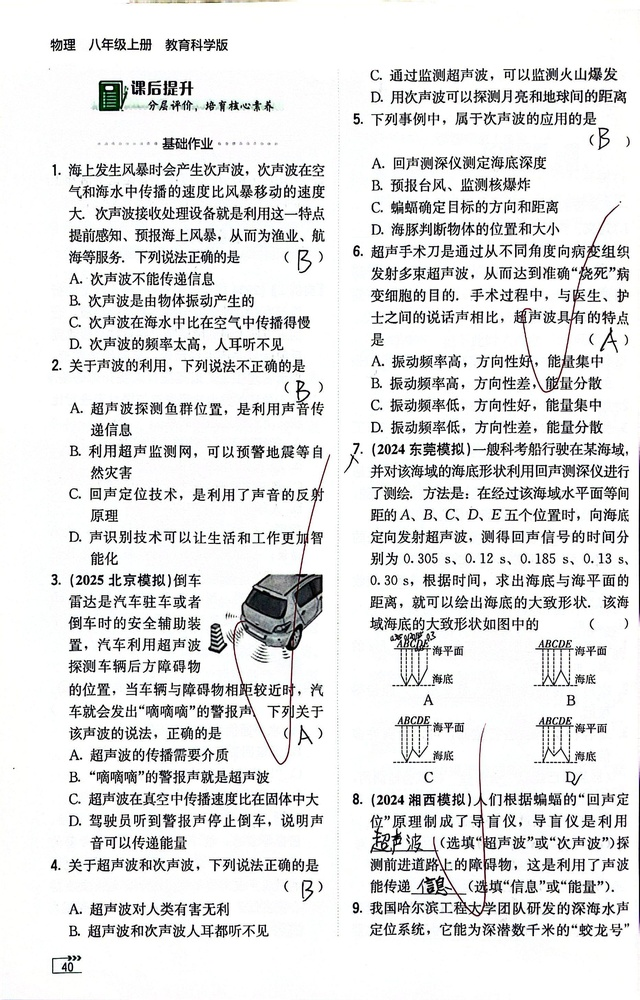
#> input picture samples/page_040.jpg, 640 x 1000 px, shrunk from 1864 x 2912 before the run
$ python red_mask.py ../samples/page_040.jpg
#> lines starting #> are read from the running program, lines starting #| are printed output that depends on the picture; after the words box and inside, x2 and y2 are one past the last pixel; in counts of white or black regions, pixels touching at a corner belong together
"""
RubriClean v3.1 — 红笔痕迹检测
HSV + RGB + 局部红度 + 笔画膨胀 (diff=15) + Light-gated 晕影吸收 + 白色填充
适用场景: 扫描质量差、红笔偏黑偏暗
"""

import cv2
import numpy as np
import json
import os


# [47 lines left out: function load_config, not called in this run]


# ============================================================
# 可调参数（集中管理，方便调优）
# ============================================================
CONFIG = {
    # --- HSV 红色检测 ---
    # 红色在 Hue 环两端，OpenCV H 范围 0-180
    "hsv_red1_lower": (0, 50, 50),
    "hsv_red1_upper": (10, 255, 255),
    "hsv_red2_lower": (170, 50, 50),
    "hsv_red2_upper": (180, 255, 255),

    # --- RGB 差值检测（偏黑红笔）---
    "rgb_diff_threshold": 15,  # v3.1: 8→15, 与Senior对齐, 减少印刷字误检
    "rgb_r_min": 50,           # R 通道最小值，排除纯黑像素

    # --- 局部相对红度检测 ---
    "local_r_advantage": 5,    # R 相对于 G/B 的最小优势值
    "local_r_min": 30,         # 局部检测的最低 R 下限
    "local_proximity": 5,      # 必须靠近已知红色像素的半径

    # --- 笔画膨胀 ---
    "stroke_dilate_iter": 3,
    "stroke_dilate_kernel": 5,
    # 自适应双通道膨胀 (改进C)
    "use_dual_dilate": False,       # 启用双通道膨胀
    "dual_dilate_fine_kernel": 3,   # 细笔画核
    "dual_dilate_fine_iter": 1,     # 细笔画迭代
    "dual_dilate_coarse_kernel": 7, # 粗笔画核
    "dual_dilate_coarse_iter": 2,   # 粗笔画迭代

    # --- 间隙填充 ---
    "gap_close_kernel": 7,     # 最终闭运算核大小

    # --- CLAHE 预处理 (改进A) ---
    "use_clahe": False,
    "clahe_clip": 2.0,
    "clahe_tile": [8, 8],

    # --- 连通域去噪 (改进B) ---
    "use_component_filter": False,  # 是否启用连通域过滤
    "component_min_area": 10,       # 最小连通域面积（小于此值视为噪声）

    # --- 安全阈值 ---
    "safety_gray_tolerance": 5,  # R/G/B 差异小于此值视为纯灰度，绝不删除

    # --- 形态学 ---
    "morph_close_kernel": 5,   # 闭运算核大小
    "morph_open_kernel": 3,    # 开运算核大小

    # --- Inpainting ---
    "inpaint_radius": 5,       # 修复半径
    "inpaint_method": cv2.INPAINT_TELEA,  # Telea 算法

    # --- Light-gated 晕影吸收 ---
    "fringe_dilate_px": 13,       # 膨胀半径 (px)
    "fringe_light_thresh": 200,   # min(R,G,B) > 此值才吸收，保护黑笔笔画
}


def preprocess_clahe(image, config=None):
    """
    CLAHE 自适应对比度增强 — 改进 A。
    在 LAB 色彩空间对亮度通道做局部直方图均衡化，
    让不同扫描亮度的页面统一到相似水平。
    """
    cfg = config or CONFIG
    if not cfg.get("use_clahe", False):
        return image
    lab = cv2.cvtColor(image, cv2.COLOR_BGR2LAB)
    l, a, b = cv2.split(lab)
    clahe = cv2.createCLAHE(
        clipLimit=cfg.get("clahe_clip", 2.0),
        tileGridSize=tuple(cfg.get("clahe_tile", [8, 8])))
    l = clahe.apply(l)
    lab = cv2.merge([l, a, b])
    return cv2.cvtColor(lab, cv2.COLOR_LAB2BGR)


def detect_red_hsv(image, config=None):
    """
    基于 HSV 色彩空间检测标准红色笔迹。
    """
    cfg = config or CONFIG
    hsv = cv2.cvtColor(image, cv2.COLOR_BGR2HSV)

    lower1 = np.array(cfg["hsv_red1_lower"])
    upper1 = np.array(cfg["hsv_red1_upper"])
    lower2 = np.array(cfg["hsv_red2_lower"])
    upper2 = np.array(cfg["hsv_red2_upper"])

    mask1 = cv2.inRange(hsv, lower1, upper1)
    mask2 = cv2.inRange(hsv, lower2, upper2)

    return cv2.bitwise_or(mask1, mask2)


def detect_red_rgb_diff(image, config=None):
    """
    基于 RGB 通道差值检测偏黑/偏暗的红色笔迹。

    原理：红色墨水在 R 通道很强，G/B 通道很弱。
    即使扫描变暗，R 通道仍明显高于 G/B。
    """
    cfg = config or CONFIG

    r = image[:, :, 2].astype(np.int16)
    g = image[:, :, 1].astype(np.int16)
    b = image[:, :, 0].astype(np.int16)

    diff = r - np.maximum(g, b)
    mask = (diff > cfg["rgb_diff_threshold"]) & (r > cfg["rgb_r_min"])

    return mask.astype(np.uint8) * 255


# [8 lines left out: function _is_grayscale_pixel, not called in this run]


def detect_red_local_contrast(image, seed_mask, config=None):
    """
    局部相对红度检测：找出种子掩码附近、R 通道相对占优的暗像素。

    原理：偏黑红笔的 RGB 绝对值都低（暗），但在局部比较时，
    R 通道仍略微高于 G 和 B。而真正的印刷黑字 R≈G≈B。

    安全机制：
    1. 仅在与 seed_mask 接近的区域内搜索
    2. 绝对排除 R≈G≈B 的纯灰度像素
    3. R 必须同时大于 G 且大于 B
    """
    cfg = config or CONFIG

    r = image[:, :, 2].astype(np.int16)
    g = image[:, :, 1].astype(np.int16)
    b = image[:, :, 0].astype(np.int16)

    # 条件 1: R 同时大于 G 和 B（相对优势）
    r_dominant = (r > g + cfg["local_r_advantage"]) & (r > b + cfg["local_r_advantage"])

    # 条件 2: R 不能太低（排除噪声）
    r_enough = r > cfg["local_r_min"]

    # 条件 3: 排除纯灰度像素
    gray_tol = cfg["safety_gray_tolerance"]
    not_gray = ~((abs(r - g) <= gray_tol) &
                 (abs(g - b) <= gray_tol) &
                 (abs(r - b) <= gray_tol))

    candidate = (r_dominant & r_enough & not_gray).astype(np.uint8) * 255

    # 条件 4: 必须靠近已知红色像素（空间邻近性）
    proximity = cfg["local_proximity"]
    kernel = cv2.getStructuringElement(
        cv2.MORPH_ELLIPSE, (proximity * 2 + 1, proximity * 2 + 1))
    seed_dilated = cv2.dilate(seed_mask, kernel, iterations=1)

    return cv2.bitwise_and(candidate, seed_dilated)


def expand_along_strokes(mask, image, config=None):
    """
    沿笔画方向膨胀掩码（改进C：双通道模式）。
    默认：单通道固定核膨胀。
    双通道模式：细笔画用小核保守膨胀 + 粗笔画用大核激进膨胀 → 取并集。

    安全机制：只扩展到"偏暗"的像素（笔画区域），不扩展到亮背景。
    """
    cfg = config or CONFIG
    gray = cv2.cvtColor(image, cv2.COLOR_BGR2GRAY)
    dark_pixels = (gray < 180).astype(np.uint8) * 255

    # 排除纯灰度像素（黑字保护）
    r = image[:, :, 2].astype(np.int16)
    g = image[:, :, 1].astype(np.int16)
    b = image[:, :, 0].astype(np.int16)
    gray_tol = cfg["safety_gray_tolerance"]
    is_gray = ((abs(r - g) <= gray_tol) &
               (abs(g - b) <= gray_tol) &
               (abs(r - b) <= gray_tol))
    not_gray = (~is_gray).astype(np.uint8) * 255

    if cfg.get("use_dual_dilate", False):
        # 细笔画通道：小核保守
        k_fine = cfg["dual_dilate_fine_kernel"]
        kernel_fine = cv2.getStructuringElement(cv2.MORPH_ELLIPSE, (k_fine, k_fine))
        fine = cv2.dilate(mask, kernel_fine, iterations=cfg["dual_dilate_fine_iter"])

        # 粗笔画通道：大核激进
        k_coarse = cfg["dual_dilate_coarse_kernel"]
        kernel_coarse = cv2.getStructuringElement(cv2.MORPH_ELLIPSE, (k_coarse, k_coarse))
        coarse = cv2.dilate(mask, kernel_coarse, iterations=cfg["dual_dilate_coarse_iter"])

        # 合并两通道
        expanded = cv2.bitwise_or(fine, coarse)
    else:
        k_size = cfg["stroke_dilate_kernel"]
        kernel = cv2.getStructuringElement(cv2.MORPH_ELLIPSE, (k_size, k_size))
        expanded = cv2.dilate(mask, kernel, iterations=cfg["stroke_dilate_iter"])

    # 安全约束
    expanded = cv2.bitwise_and(expanded, dark_pixels)
    expanded = cv2.bitwise_and(expanded, not_gray)

    new_only = cv2.bitwise_and(expanded, cv2.bitwise_not(mask))
    return cv2.bitwise_or(mask, new_only), new_only


def remove_black_border(image, border_width=20, darkness_threshold=40):
    """
    检测并排除扫描件四周的黑边区域。
    """
    h, w = image.shape[:2]
    gray = cv2.cvtColor(image, cv2.COLOR_BGR2GRAY)
    border_mask = np.zeros((h, w), dtype=np.uint8)

    border_mask[:border_width, :] = 255
    border_mask[h - border_width:, :] = 255
    border_mask[:, :border_width] = 255
    border_mask[:, w - border_width:] = 255

    border_mask = cv2.bitwise_and(border_mask, cv2.threshold(
        gray, darkness_threshold, 255, cv2.THRESH_BINARY_INV)[1])

    return border_mask


def merge_masks(mask_hsv, mask_rgb, mask_local=None, border_mask=None, config=None):
    """
    融合 HSV、RGB 差值和局部红度掩码，排除黑边。
    """
    cfg = config or CONFIG

    merged = cv2.bitwise_or(mask_hsv, mask_rgb)
    if mask_local is not None:
        merged = cv2.bitwise_or(merged, mask_local)

    if border_mask is not None:
        merged = cv2.bitwise_and(merged, cv2.bitwise_not(border_mask))

    # 闭运算：连接断裂笔画
    kernel_close = cv2.getStructuringElement(
        cv2.MORPH_ELLIPSE, (cfg["morph_close_kernel"], cfg["morph_close_kernel"]))
    merged = cv2.morphologyEx(merged, cv2.MORPH_CLOSE, kernel_close)

    # 开运算：去除孤立噪声
    kernel_open = cv2.getStructuringElement(
        cv2.MORPH_ELLIPSE, (cfg["morph_open_kernel"], cfg["morph_open_kernel"]))
    merged = cv2.morphologyEx(merged, cv2.MORPH_OPEN, kernel_open)

    # 间隙填充：大核闭运算
    gap_kernel = cv2.getStructuringElement(
        cv2.MORPH_ELLIPSE, (cfg["gap_close_kernel"], cfg["gap_close_kernel"]))
    merged = cv2.morphologyEx(merged, cv2.MORPH_CLOSE, gap_kernel)

    # 连通域去噪（改进B）：去除微小孤立碎片
    if cfg.get("use_component_filter", False):
        min_area = cfg.get("component_min_area", 10)
        num_labels, labels, stats, _ = cv2.connectedComponentsWithStats(
            merged, connectivity=8)
        clean = np.zeros_like(merged)
        for i in range(1, num_labels):
            if stats[i, cv2.CC_STAT_AREA] >= min_area:
                clean[labels == i] = 255
        merged = clean

    return merged


# [27 lines left out: function cleanup_residuals, not called in this run]


def detect_red_pen(image, config=None):
    """
    一站式红笔检测：
        HSV + RGB 差值 + 局部相对红度 → 融合 → 笔画膨胀 → 形态学优化
    """
    cfg = config or CONFIG

    # Step 0: CLAHE 预处理（改进A）
    image = preprocess_clahe(image, cfg)

    # Step 1: HSV + RGB 差值检测
    mask_hsv = detect_red_hsv(image, cfg)
    mask_rgb = detect_red_rgb_diff(image, cfg)

    # Step 2: 局部相对红度检测
    seed_mask = cv2.bitwise_or(mask_hsv, mask_rgb)
    mask_local = detect_red_local_contrast(image, seed_mask, cfg)

    # Step 3: 三掩码融合 + 形态学
    border_mask = remove_black_border(image)
    merged = merge_masks(mask_hsv, mask_rgb, mask_local, border_mask, cfg)

    # Step 4: 沿笔画膨胀
    merged, expanded_only = expand_along_strokes(merged, image, cfg)

    # 统计
    debug_info = {
        "mask_hsv": mask_hsv,
        "mask_rgb": mask_rgb,
        "mask_local": mask_local,
        "border_mask": border_mask,
        "expanded_only": expanded_only,
        "final_mask": merged,
        "hsv_pixels": cv2.countNonZero(mask_hsv),
        "rgb_pixels": cv2.countNonZero(mask_rgb),
        "local_pixels": cv2.countNonZero(mask_local),
        "expanded_pixels": cv2.countNonZero(expanded_only),
        "final_pixels": cv2.countNonZero(merged),
    }

    return merged, debug_info


# [12 lines left out: function inpaint_red, not called in this run]


def absorb_fringe(img, mask, config=None):
    """
    Light-gated 晕影吸收。

    红笔扫描后在笔画周围会产生一圈浅色过渡像素（RGB 228-250），
    这些像素不是红色（不满足检测阈值），但靠近纯白填充后会形成可见的"边框"。
    通过对 mask 做膨胀，但只吸收浅色像素（min(R,G,B) > light_thresh），
    捕获晕影的同时保护暗色黑笔不被误吞。

    Args:
        img:   BGR 原图
        mask:  红笔二值掩码 (0/255)
        config: 配置字典

    Returns:
        扩展后的掩码
    """
    cfg = config or CONFIG
    dilate_px = cfg.get("fringe_dilate_px", 13)
    light_thresh = cfg.get("fringe_light_thresh", 200)

    gray = cv2.cvtColor(img, cv2.COLOR_BGR2GRAY)
    ksize = dilate_px * 2 + 1
    kernel = cv2.getStructuringElement(cv2.MORPH_ELLIPSE, (ksize, ksize))
    expanded = cv2.dilate(mask, kernel, iterations=1)

    # 只吸收浅色像素（晕影），跳过暗色（黑笔笔画）
    light = (gray > light_thresh).astype(np.uint8) * 255
    absorbed = cv2.bitwise_and(expanded, light)

    return cv2.bitwise_or(mask, absorbed)


def white_fill(img, mask):
    """白色填充修复"""
    white = np.ones_like(img) * 255
    return np.where(mask[:, :, np.newaxis] > 0, white, img)


def process(img, config=None):
    """
    一站式处理：检测红笔 → 吸收晕影 → 白色填充

    Args:
        img:    BGR 图片 (numpy array)
        config: 配置字典 (可选)

    Returns:
        cleaned: 清除红笔后的 BGR 图片
        mask:    最终使用的掩码
        info:    调试信息字典
    """
    mask, info = detect_red_pen(img, config)
    mask = absorb_fringe(img, mask, config)
    cleaned = white_fill(img, mask)
    return cleaned, mask, info


# ============================================================
# 命令行测试入口
# ============================================================
if __name__ == "__main__":
    import sys
    import os

    if len(sys.argv) < 2:
        print("用法: python red_mask.py <image_path>")
        print("示例: python red_mask.py ../samples/page_040.jpg")
        sys.exit(1)

    img_path = sys.argv[1]
    if not os.path.exists(img_path):
        print(f"文件不存在: {img_path}")
        sys.exit(1)

    print(f"处理: {img_path}")
    img = cv2.imread(img_path)
#> img is the input picture: shape (1000, 640, 3); mean B, G, R 226.6, 226.5, 226.3
    if img is None:
        print(f"无法读取图片: {img_path}")
        sys.exit(1)

    print(f"  尺寸: {img.shape[1]}x{img.shape[0]}")
#|   尺寸: 640x1000

    cleaned, mask, info = process(img)
#> in detect_red_hsv, `mask1 = cv2.inRange(hsv, lower1, upper1)`:
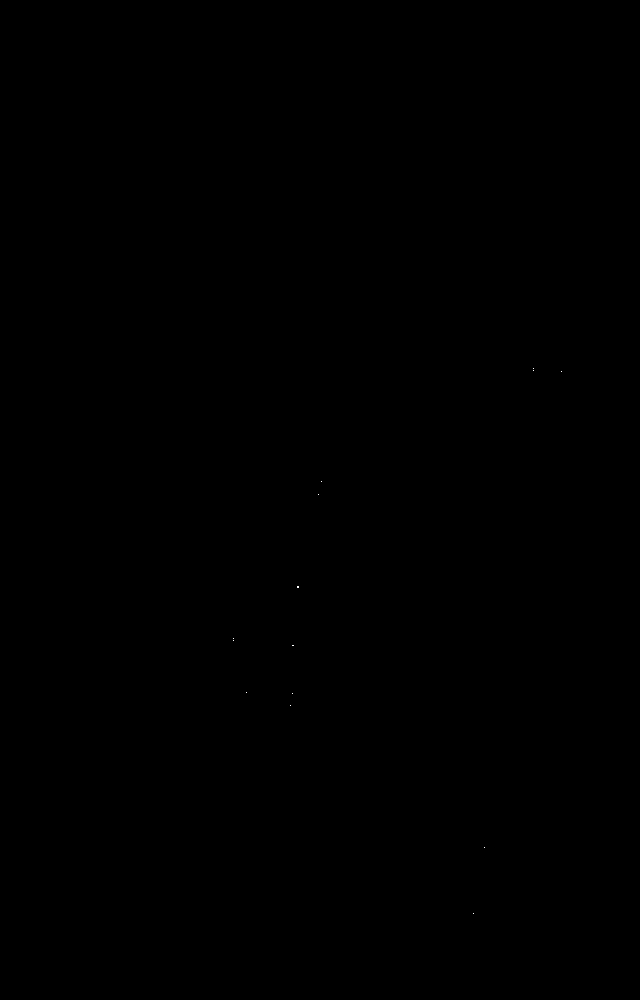
#> mask1: shape (1000, 640); 0% white in thin lines or dots, all inside (x1, y1, x2, y2) = (233, 368, 562, 914)
#> in detect_red_rgb_diff, `diff = r - np.maximum(g, b)`:
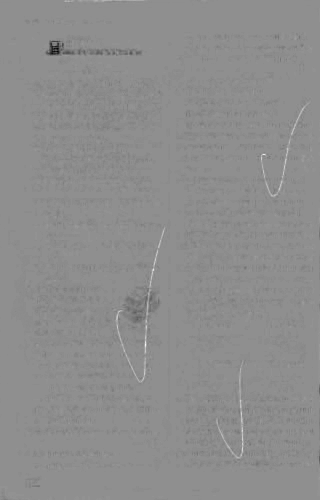
#> diff: shape (1000, 640) int16 (shown at 1/2 size); min -62, max 48, mean -0.8; drawn with min black and max white
#> in detect_red_local_contrast, `r_enough = r > cfg["local_r_min"]`:
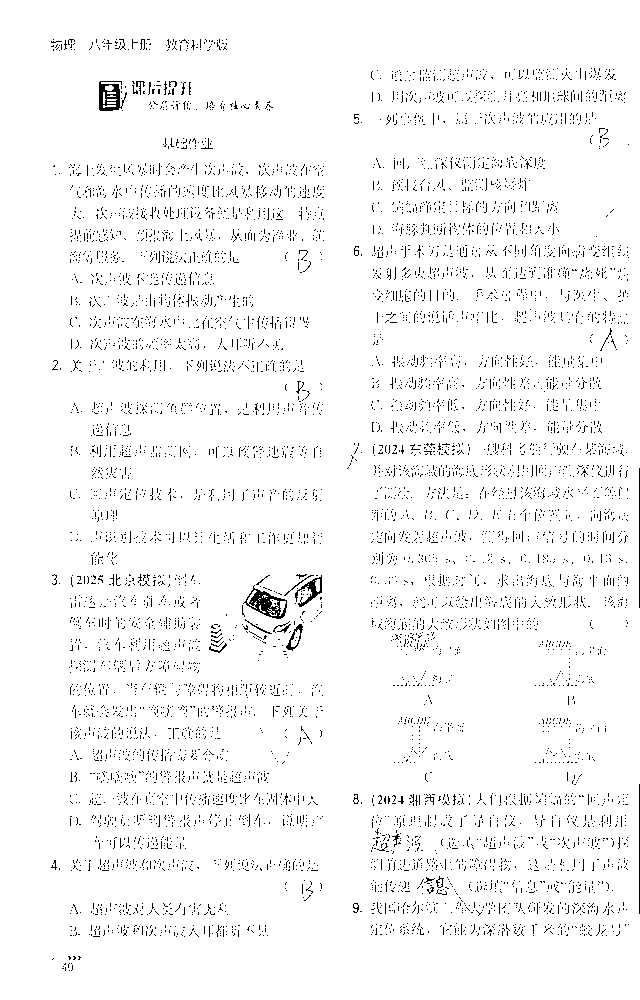
#> r_enough: shape (1000, 640) bool; 96.7% white; black in thin lines or dots, all inside (x1, y1, x2, y2) = (51, 39, 640, 971)
#> in expand_along_strokes, `dark_pixels = (gray < 180).astype(np.uint8) * 255`:
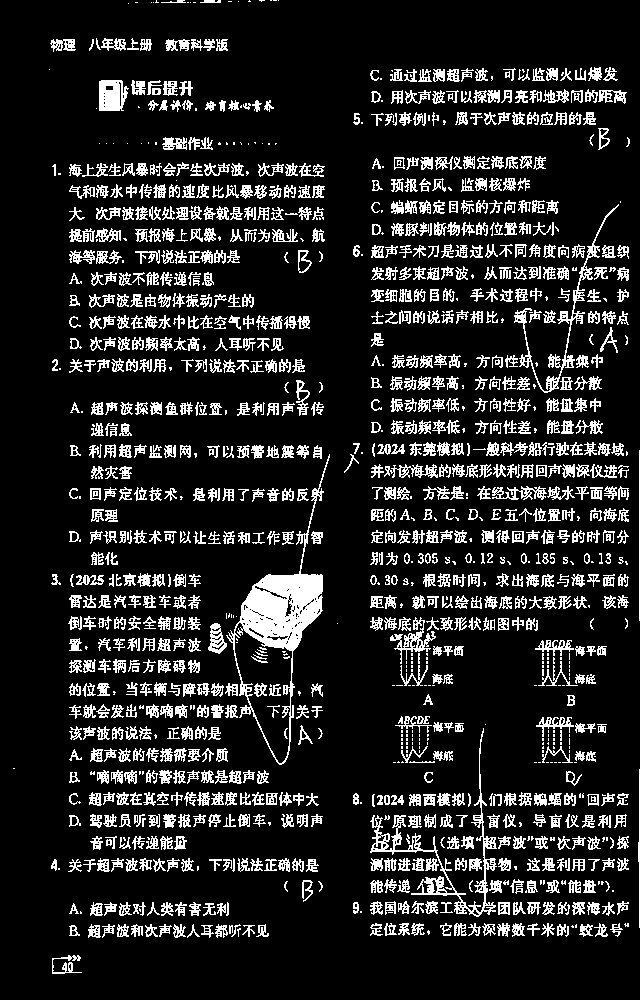
#> dark_pixels: shape (1000, 640); 14.5% white in thin lines or dots
#> in detect_red_pen, `merged, expanded_only = expand_along_strokes(merged, image, cfg)`:
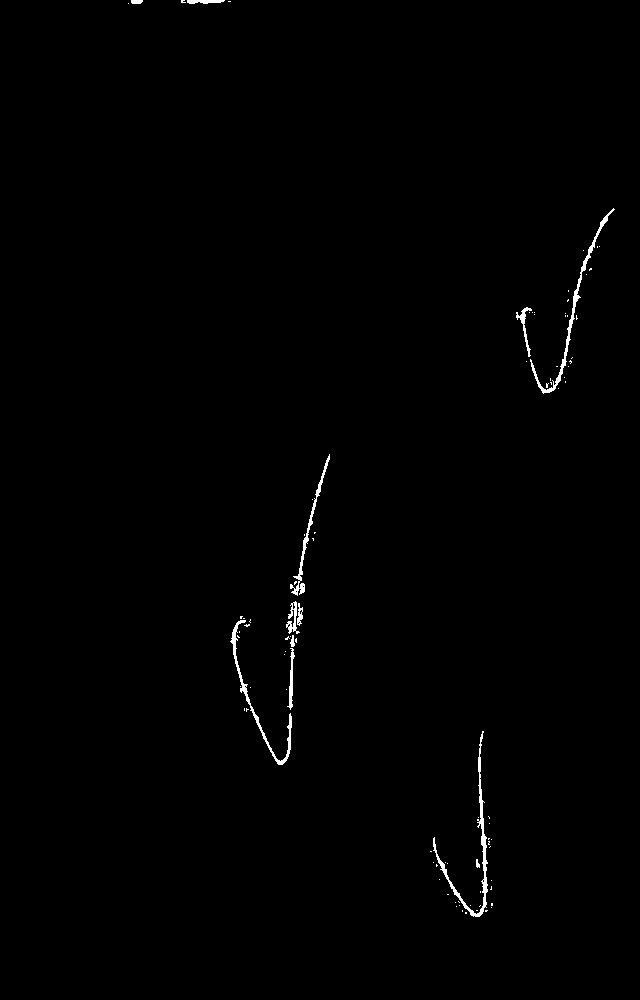
#> merged: shape (1000, 640); 0.6% white; 91 white regions (79 under 20 px), largest, box (x1, y1, x2, y2) and area: (433, 731, 488, 917) 873, (530, 208, 615, 394) 754, (230, 620, 292, 765) 652
#> in process, `mask, info = detect_red_pen(img, config)`: info = 11 items
#> in absorb_fringe, `light = (gray > light_thresh).astype(np.uint8) * 255`:
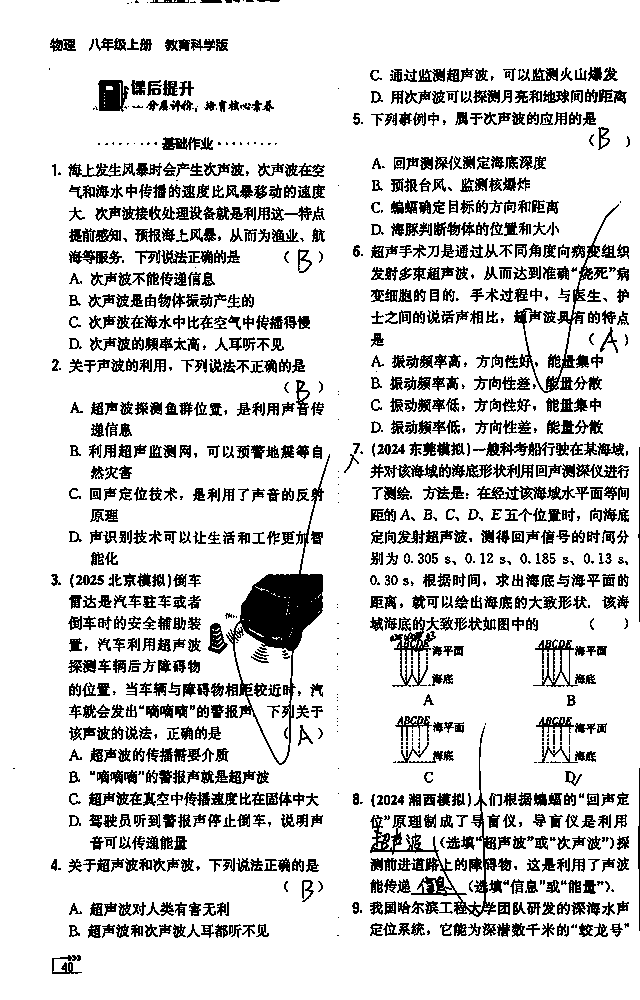
#> light: shape (1000, 640); 83.8% white; black in thin lines or dots
#> in absorb_fringe, `return cv2.bitwise_or(mask, absorbed)`:
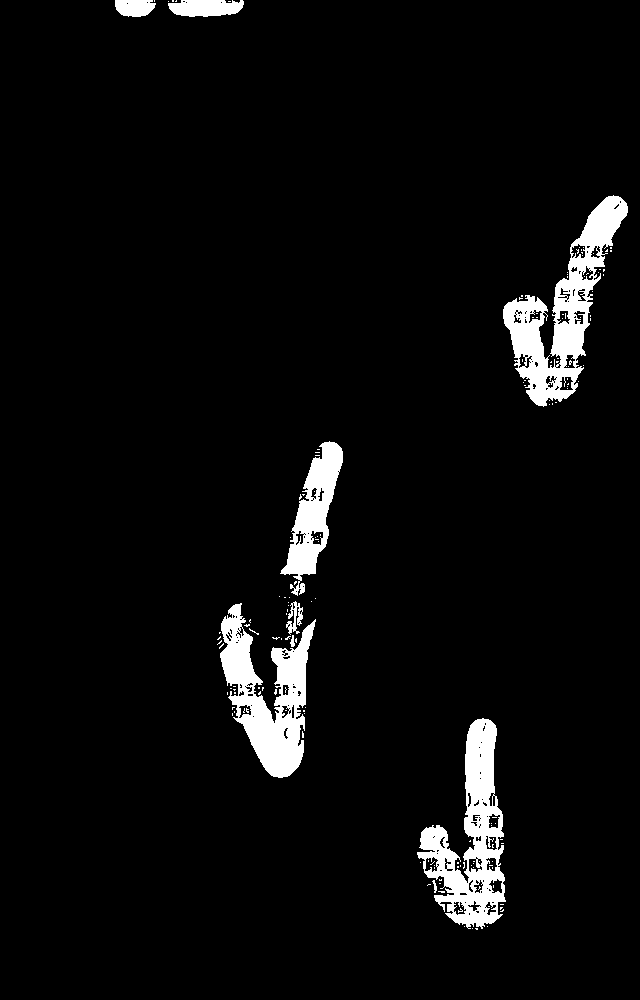
#> returned value: shape (1000, 640); 4.7% white; 157 white regions (148 under 20 px), largest, box (x1, y1, x2, y2) and area: (503, 195, 628, 407) 8444, (417, 718, 506, 929) 7893, (220, 603, 316, 778) 7589
#> info = 11 items

    print(f"  HSV 掩码像素:     {info['hsv_pixels']:>8d}")
#|   HSV 掩码像素:          661
    print(f"  RGB 掩码像素:     {info['rgb_pixels']:>8d}")
#|   RGB 掩码像素:          875
    print(f"  局部红度像素:     {info['local_pixels']:>8d}")
#|   局部红度像素:         2781
    print(f"  笔画膨胀新增:     {info['expanded_pixels']:>8d}")
#|   笔画膨胀新增:         1079
    print(f"  最终掩码像素:     {cv2.countNonZero(mask):>8d}")
#|   最终掩码像素:        30271

    base = os.path.splitext(os.path.basename(img_path))[0]
    out_dir = os.path.join(os.path.dirname(__file__), "..", "output")
    os.makedirs(out_dir, exist_ok=True)

    cv2.imwrite(os.path.join(out_dir, f"{base}_mask.png"), mask)
    cv2.imwrite(os.path.join(out_dir, f"{base}_clean.jpg"), cleaned)
    print(f"  结果已保存到: {out_dir}/")
